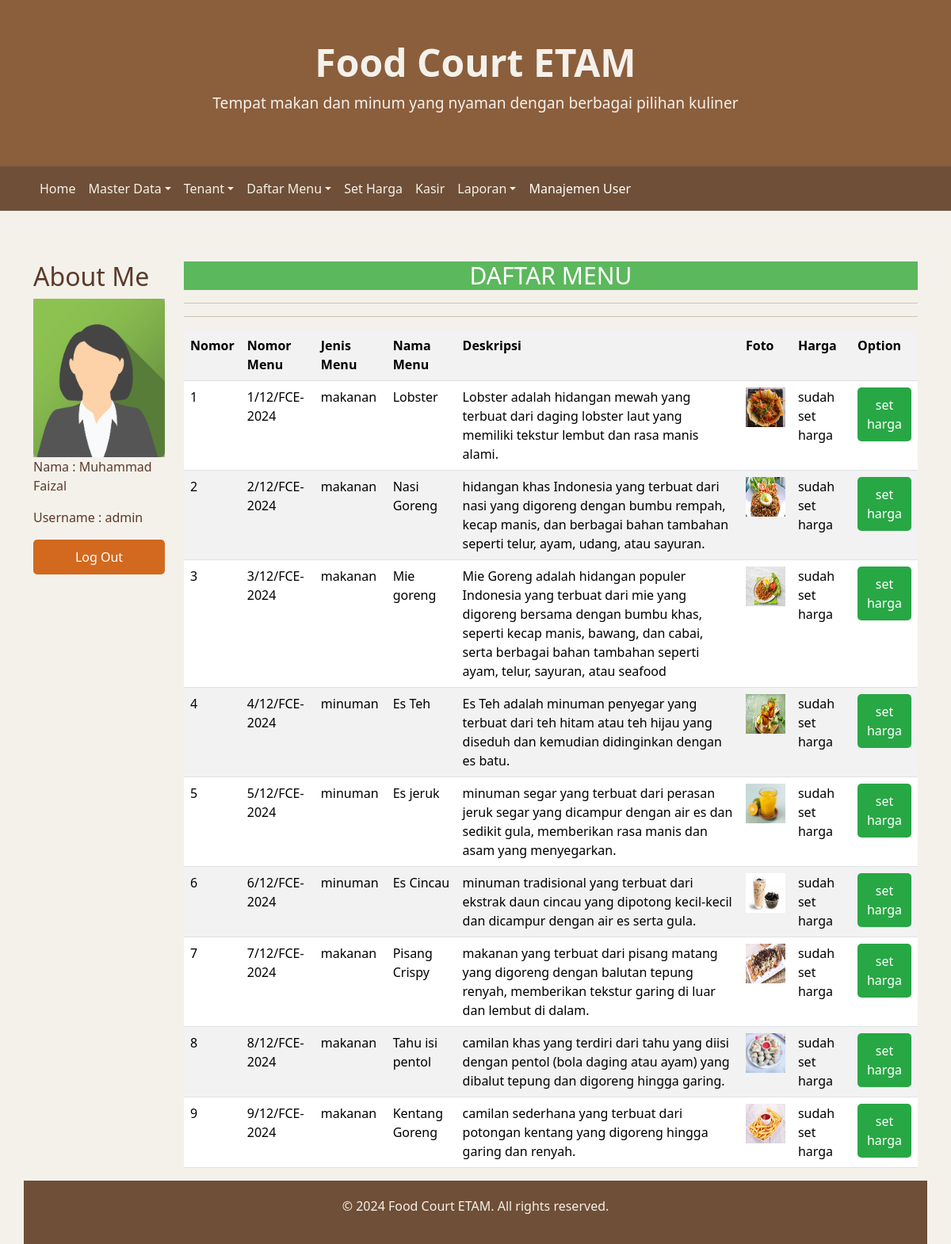
The page /my.php?p=datamenu (signed in) on the database its author committed.
### tables this page shows
CREATE TABLE `tbl_menu` (
  `id` int(11) NOT NULL,
  `no_menu` varchar(30) NOT NULL,
  `no_tenant` varchar(30) NOT NULL,
  `foto` varchar(255) NOT NULL,
  `jenis_menu` varchar(50) NOT NULL,
  `nama` varchar(50) NOT NULL,
  `deskripsi` varchar(255) NOT NULL,
  `harga` int(11) NOT NULL,
  `aktif` int(11) NOT NULL
);

### page5a/datamenu.php (the view)
<div class="text-center">
    <h4>DAFTAR MENU</h4>
    <hr>
</div>
<hr>
<table class="table table-striped">
    <tr>
        <th>Nomor</th>
        <th>Nomor Menu</th>
        <th>Jenis Menu</th>
        <th>Nama Menu</th>
        <th>Deskripsi</th>
        <th>Foto</th>
        <th>Harga</th>
        <th>Option</th>
    </tr>
<?php
    include "connect.php";
    $sql = "SELECT * FROM tbl_menu WHERE aktif = 1";
    $result = mysqli_query($conn, $sql);
    $no = 1;
    if (mysqli_num_rows($result) > 0) {
        while($row = mysqli_fetch_assoc($result)) {
            echo "<tr>";
            echo "<td>" . $no++ . "</td>";
            echo "<td>" . $row['no_menu'] . "</td>";
            echo "<td>" . $row['jenis_menu'] . "</td>";
            echo "<td>" . $row['nama'] . "</td>";
            echo "<td>" . $row['deskripsi'] . "</td>";
            if (!empty($row['foto'])) {
                echo "<td><img src='assets/img/menu/" . $row['foto'] . "' width='50' height='50'></td>";
            } else {
                echo "<td>No Image</td>";
            }
            echo "<td>" . ($row['harga'] == 0 ? 'Belum set harga' : 'sudah set harga') . "</td>";
            $no_menu = $row['no_menu'];
            echo "<td class='text-center'>";
            echo "<a href='my.php?p=datamenu_harga&no_menu=$no_menu' class='btn btn-success'>set harga</a>";
            echo "</td>";
            echo "</tr>";
        }
    } else {
        echo "<tr><td colspan='8'>Tidak ada menu yang ditemukan.</td></tr>";
    }
?>
</table>

### mycss.css (style rules this page uses)
.modal-header, h4, .close { background-color: #5cb85c; color: white !important; text-align: center; font-size: 30px; }
.btn { width: 100%; padding: 10px; border: none; border-radius: 5px; cursor: pointer; }
.btn-success { background-color: #28a745; color: #fff; }

### my.php (style rules this page uses)
body { background-color: #F4F1EB; color: #5B3A29; }

### rows shown on the page
tbl_menu: no_menu "1/12/FCE-2024", jenis_menu "makanan", nama "Lobster", deskripsi "Lobster adalah hidangan mewah yang terbuat dari daging lobster laut yang memiliki tekstur lembut dan rasa manis alami.", foto (picture), harga "sudah set harga"
tbl_menu: no_menu "2/12/FCE-2024", jenis_menu "makanan", nama "Nasi Goreng", deskripsi "hidangan khas Indonesia yang terbuat dari nasi yang digoreng dengan bumbu rempah, kecap manis, dan berbagai bahan tambahan seperti telur, ayam, udang, atau sayuran.", foto (picture), harga "sudah set harga"
tbl_menu: no_menu "3/12/FCE-2024", jenis_menu "makanan", nama "Mie goreng", deskripsi "Mie Goreng adalah hidangan populer Indonesia yang terbuat dari mie yang digoreng bersama dengan bumbu khas, seperti kecap manis, bawang, dan cabai, serta berbagai bahan tambahan seperti ayam, telur, sayuran, atau seafood", foto (picture), harga "sudah set harga"
tbl_menu: no_menu "4/12/FCE-2024", jenis_menu "minuman", nama "Es Teh", deskripsi "Es Teh adalah minuman penyegar yang terbuat dari teh hitam atau teh hijau yang diseduh dan kemudian didinginkan dengan es batu.", foto (picture), harga "sudah set harga"
tbl_menu: no_menu "5/12/FCE-2024", jenis_menu "minuman", nama "Es jeruk", deskripsi "minuman segar yang terbuat dari perasan jeruk segar yang dicampur dengan air es dan sedikit gula, memberikan rasa manis dan asam yang menyegarkan.", foto (picture), harga "sudah set harga"
tbl_menu: no_menu "6/12/FCE-2024", jenis_menu "minuman", nama "Es Cincau", deskripsi "minuman tradisional yang terbuat dari ekstrak daun cincau yang dipotong kecil-kecil dan dicampur dengan air es serta gula.", foto (picture), harga "sudah set harga"
tbl_menu: no_menu "7/12/FCE-2024", jenis_menu "makanan", nama "Pisang Crispy", deskripsi "makanan yang terbuat dari pisang matang yang digoreng dengan balutan tepung renyah, memberikan tekstur garing di luar dan lembut di dalam.", foto (picture), harga "sudah set harga"
tbl_menu: no_menu "8/12/FCE-2024", jenis_menu "makanan", nama "Tahu isi pentol", deskripsi "camilan khas yang terdiri dari tahu yang diisi dengan pentol (bola daging atau ayam) yang dibalut tepung dan digoreng hingga garing.", foto (picture), harga "sudah set harga"
tbl_menu: no_menu "9/12/FCE-2024", jenis_menu "makanan", nama "Kentang Goreng", deskripsi "camilan sederhana yang terbuat dari potongan kentang yang digoreng hingga garing dan renyah.", foto (picture), harga "sudah set harga"

### other values the page prints
$_SESSION["nama"] "Muhammad Faizal"
$_SESSION["user"] "admin"
